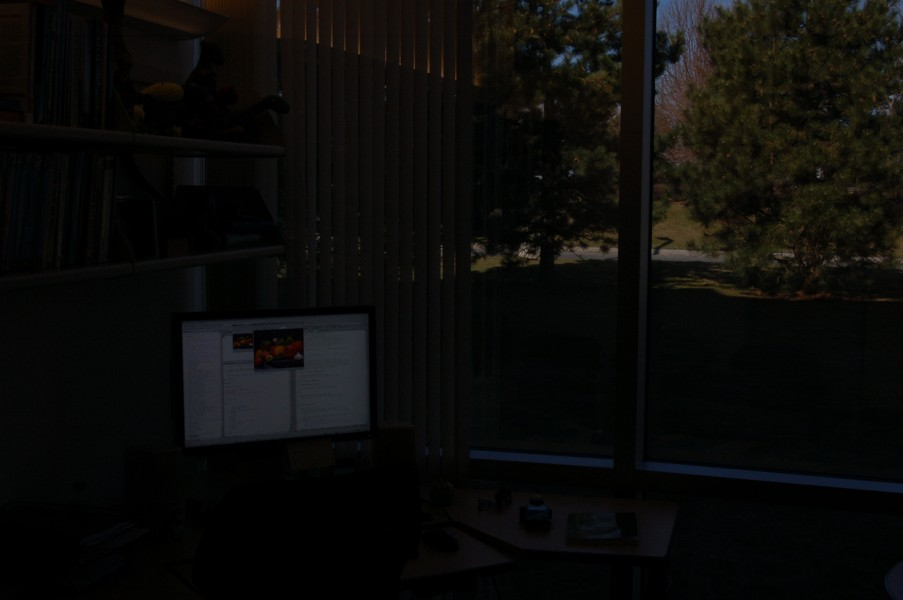
%> input picture LAB3/LAB2/office_1.jpg, 903 x 600 px
$ octave negative_transform.m   (GNU Octave 9; MATLAB toolbox functions it lacks are replaced by stand-ins)
%> lines starting %> are read from the running program, lines starting %| are printed output that depends on the picture
clc;
clear all;
close all;
a=imread('office_1.jpg');
%> a is the input picture: size 600x903x3 uint8; mean R, G, B 11.6, 11.3, 9.4
b= imread('office_6.jpg');
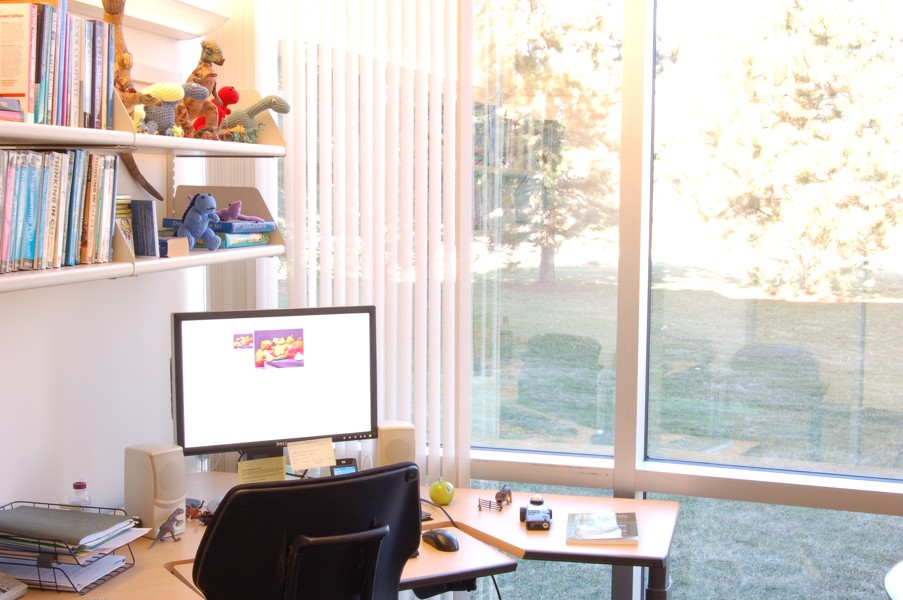
%> input picture LAB3/LAB2/office_6.jpg, 903 x 600 px
%> b is the input picture: size 600x903x3 uint8; mean R, G, B 206.1, 197.8, 192.8
L= 256;
% b=rgb2gray(a);
% subplot(2,1,1)
% imshow(b);
d=(L-1)-a;
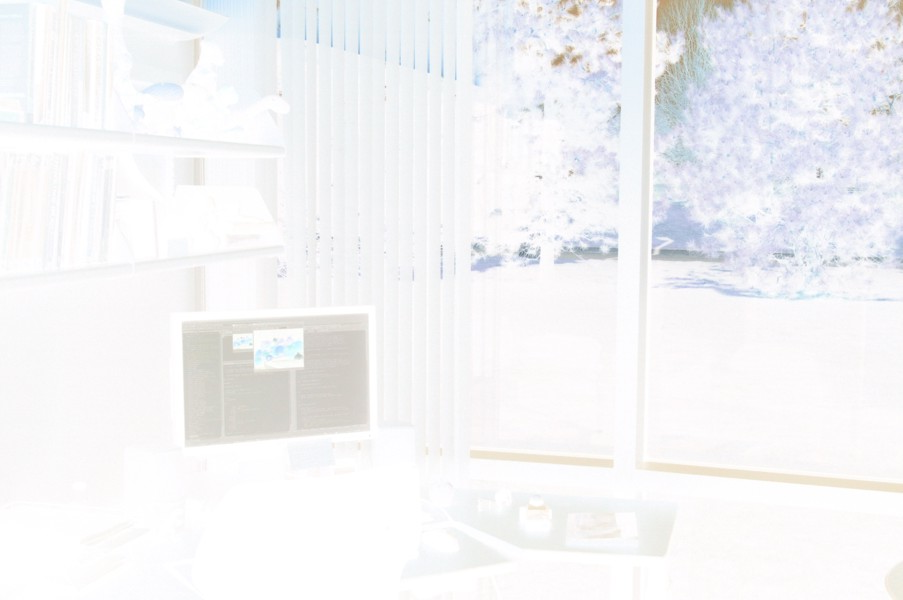
%> d: size 600x903x3 uint8; mean R, G, B 243.4, 243.7, 245.6
e =(L-1)-b;
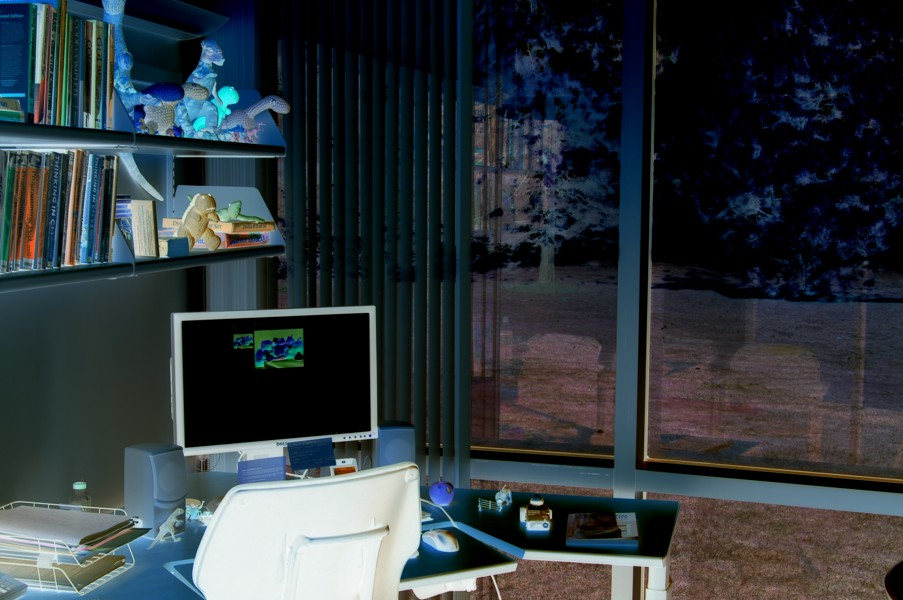
%> e: size 600x903x3 uint8; mean R, G, B 48.9, 57.2, 62.2
%subplot(2,1,2)
% imshow(d);
% close all;
subplot(2,1,1)
imshow(d);
subplot(2,1,2)
imshow(e);
% plot(b,d);xlabel('Input Image'), ylabel('Negative Image');
